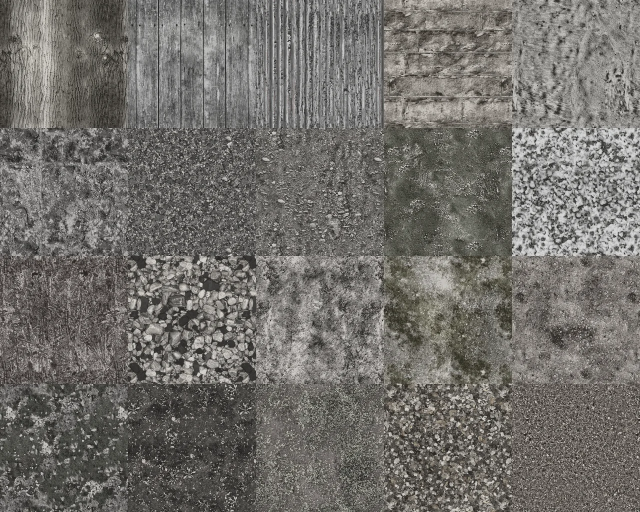
#> input picture src/assets/environment/field-surfaces/field-atlas-compact.webp, 1280 x 1024 px, given in place of coast_sand_rocks_02.jpg, which was not available (shown at 1/2 size)
$ python prepare-field-atlases.py ../src/assets/environment/field-surfaces/field-atlas-compact.webp out.png
#> lines starting #> are read from the running program, lines starting #| are printed output that depends on the picture
#> in build, `atlas = Image.new("RGB", (side * 5, side * 4))`: atlas: PIL image 1280x1024 RGB; every value is 0
"""Pack licensed, seamless source diffuse scans into the game's field atlas.

Run with Pillow installed. Supply the directory containing the 20 original
Poly Haven 1K JPG files. Their URLs and digests are in the production register.
"""
import argparse
from pathlib import Path

from PIL import Image, ImageEnhance, ImageOps

CELLS = (
    "coast_sand_rocks_02 mud_forest brown_mud_leaves_01 leaves_forest_ground rocky_gravel "
    "muddy_tracks dry_river_pebbles forrest_sand_01 aerial_grass_rock gravel_road "
    "brown_mud_02 leaf_scattered_gravel forest_ground_04 rocky_terrain_02 snow_03 "
    "bark_brown_01 wood_planks_grey worn_corrugated_iron old_sandstone_02 damp_beach_sand"
).split()


def detail_scan(path, size):
#> called with size = 224
    im = Image.open(path).convert("RGB").resize((size, size), Image.Resampling.LANCZOS)
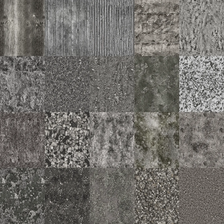
#> im: PIL image 224x224 RGB; mean R, G, B 113.7, 111.2, 106.9
    # Preserve scanned structure and some chroma. Local lighting and the
    # territory's ground color supply the large-scale color.
    neutral = ImageOps.autocontrast(ImageOps.grayscale(im), cutoff=2).convert("RGB")
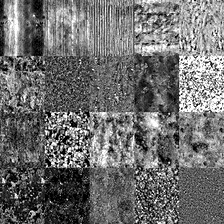
#> neutral: PIL image 224x224 RGB; min 0, max 255, mean 110.4
    detail = Image.blend(neutral, ImageEnhance.Color(im).enhance(.72), .29)
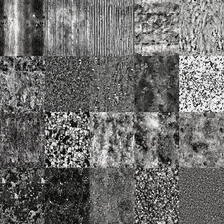
#> detail: PIL image 224x224 RGB; mean R, G, B 110.6, 110.1, 109.2
    return Image.blend(detail, Image.new("RGB", im.size, (128,) * 3), .24)
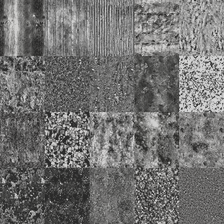
#> returned value: PIL image 224x224 RGB; mean R, G, B 114.3, 113.9, 113.2


def build(sources, target, side, quality):
    atlas = Image.new("RGB", (side * 5, side * 4))
    gutter = side // 16
    size = side - gutter * 2
    for index, name in enumerate(CELLS):
        content = detail_scan(sources / f"{name}.jpg", size)
        cell = Image.new("RGB", (side, side))
#> cell: PIL image 256x256 RGB; every value is 0
        # Wrapped gutter including all four corners keeps seams clean under
        # bilinear filtering and the first six mip levels.
        for y in (-size, 0, size):
            for x in (-size, 0, size):
                cell.paste(content, (x + gutter, y + gutter))
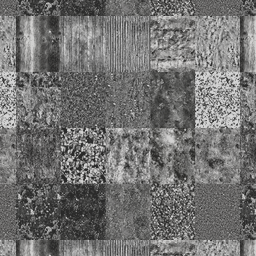
#> cell: PIL image 256x256 RGB; mean R, G, B 114.8, 114.5, 113.8
        atlas.paste(cell, (index % 5 * side, (3 - index // 5) * side))
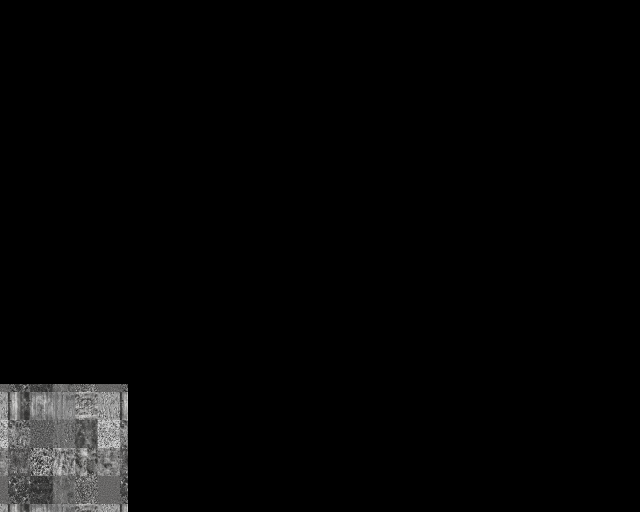
#> atlas: PIL image 1280x1024 RGB (shown at 1/2 size); mean R, G, B 5.7, 5.7, 5.7
#> pass 2 of the loop in build, `for index, name in enumerate(CELLS):`:
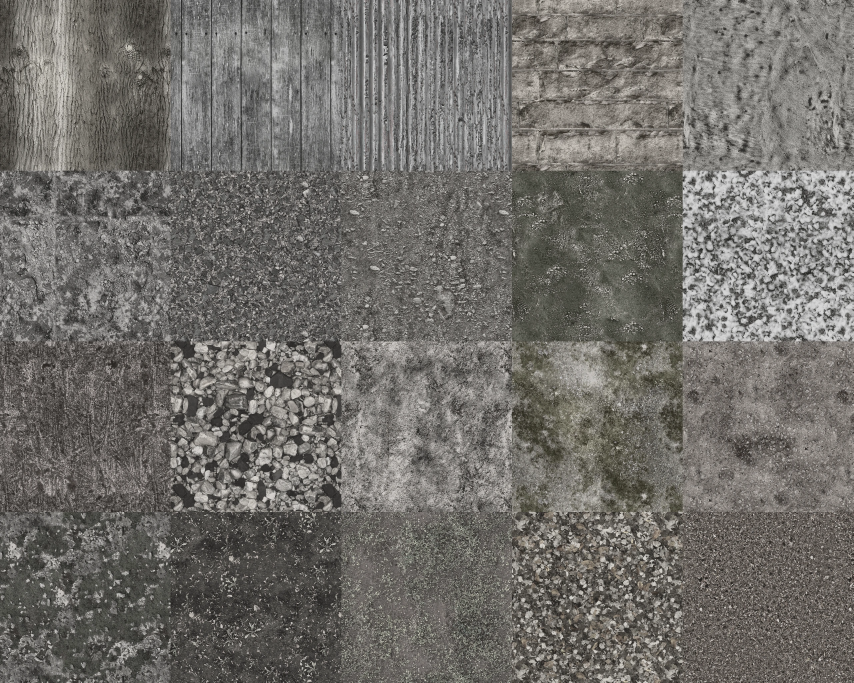
#> input picture src/assets/environment/field-surfaces/field-atlas-full.webp, 2560 x 2048 px, given in place of mud_forest.jpg, which was not available (shown at 1/3 size)
#> after the loop in build, `for y in (-size, 0, size):`:
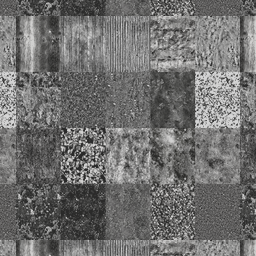
#> cell: PIL image 256x256 RGB; mean R, G, B 112.6, 112.2, 111.5
#> in build, `atlas.paste(cell, (index % 5 * side, (3 - index // 5) * side))`:
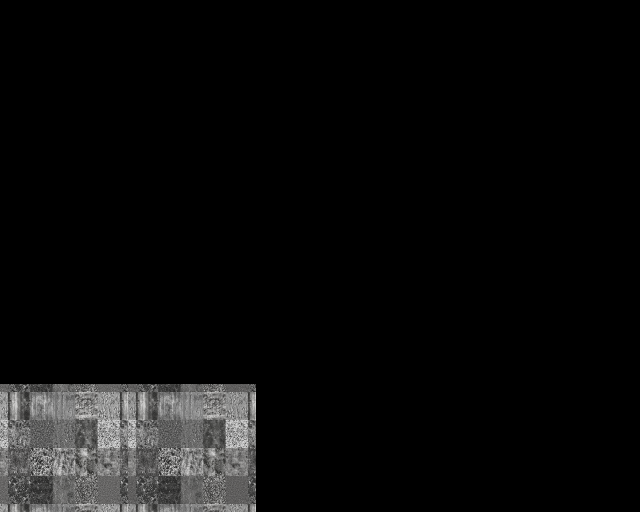
#> atlas: PIL image 1280x1024 RGB (shown at 1/2 size); mean R, G, B 11.4, 11.3, 11.3
    atlas.save(target, "WEBP", quality=quality, method=6)


if __name__ == "__main__":
    args = argparse.ArgumentParser()
    args.add_argument("sources", type=Path)
    args.add_argument("output", type=Path)
    config = args.parse_args()
    config.output.mkdir(parents=True, exist_ok=True)
#> (the run stopped early here; a loop or call above may not have finished)
